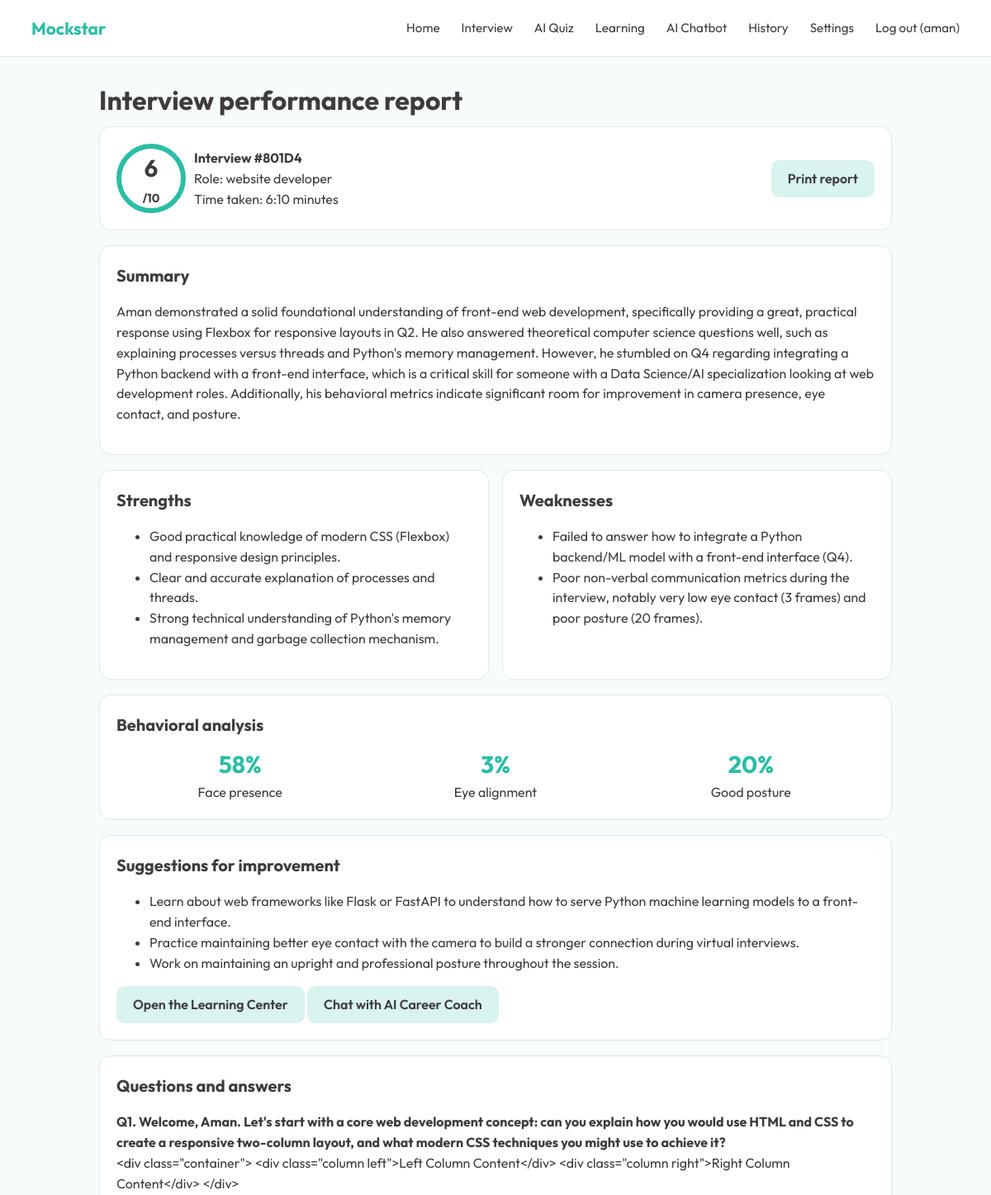
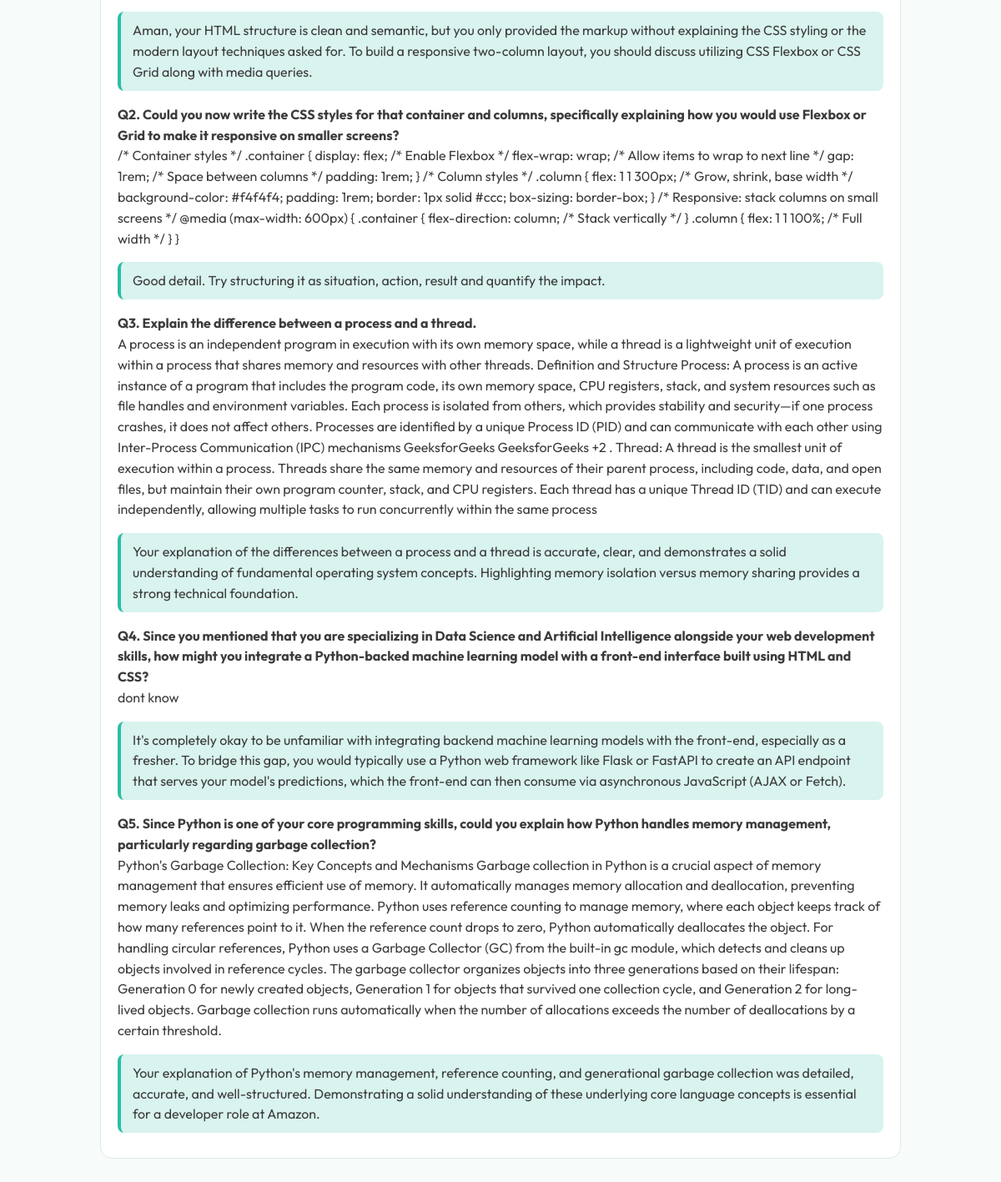
/report/801D4 (signed in), run on the app's committed database (2 pictures, top to bottom).
### tables this page shows
CREATE TABLE interviews(id TEXT PRIMARY KEY, user_id INTEGER, role TEXT, type TEXT,
            difficulty TEXT, company TEXT, jd TEXT, resume TEXT, total INTEGER, qa TEXT DEFAULT '[]',
            cv TEXT DEFAULT '{}', report TEXT, status TEXT DEFAULT 'active', score INTEGER,
            started REAL, duration INTEGER DEFAULT 0);

### app.py (the view)
@app.route("/report/<iid>")
@login_required
def report(iid):
    iv = db().execute("SELECT * FROM interviews WHERE id=? AND user_id=?", (iid, session["uid"])).fetchone()
    if not iv or not iv["report"]:
        return redirect(url_for("history"))
    return render_template("report.html", iv=iv, r=json.loads(iv["report"]), qa=json.loads(iv["qa"]),
                           cv=vision.summarize(json.loads(iv["cv"])))

### app.py (called while the page is built)
def db():
    if "db" not in g:
        g.db = sqlite3.connect(DB)
        g.db.row_factory = sqlite3.Row
    return g.db

def login_required(f):
    @wraps(f)
    def w(*a, **k):
        if "uid" not in session:
            if request.path.startswith("/api/"):
                return jsonify(error="Please log in again."), 401
            return redirect(url_for("login"))
        return f(*a, **k)
    return w

@app.context_processor
def inject_user():
    return {"user_name": session.get("name")}

### vision.py (called while the page is built)
def summarize(s: dict) -> dict:
    n = max(s.get("n", 0), 1)
    pct = lambda k: round(100 * s.get(k, 0) / n)
    return {"frames": s.get("n", 0), "face_presence": pct("face"),
            "eye_contact": pct("eyes"), "good_posture": pct("good")}

### templates/report.html
{% extends "base.html" %}{% block title %}Report · Mockstar{% endblock %}
{% block content %}<h1>Interview performance report</h1>
<div class="card row"><div class="score">{{ r.score }}<small style="font-size:.9rem">/10</small></div>
<div><b>Interview #{{ iv.id }}</b><br>Role: {{ iv.role }}<br>Time taken: {{ '%d:%02d'|format(iv.duration//60, iv.duration%60) }} minutes</div>
<button class="btn ghost" style="margin-left:auto" onclick="print()">Print report</button></div>
<div class="card"><h2>Summary</h2><p>{{ r.summary }}</p></div>
<div class="rcols"><div class="card"><h2>Strengths</h2><ul>{% for s in r.strengths %}<li>{{ s }}</li>{% endfor %}</ul></div>
<div class="card"><h2>Weaknesses</h2><ul>{% for s in r.weaknesses %}<li>{{ s }}</li>{% endfor %}</ul></div></div>
<div class="card"><h2>Behavioral analysis</h2>{% if cv.frames %}<div class="row">
<div class="stat"><b>{{ cv.face_presence }}%</b>Face presence</div><div class="stat"><b>{{ cv.eye_contact }}%</b>Eye alignment</div>
<div class="stat"><b>{{ cv.good_posture }}%</b>Good posture</div></div>{% else %}<p class="sub">No camera frames were captured for this session.</p>{% endif %}</div>
<div class="card"><h2>Suggestions for improvement</h2><ul>{% for s in r.suggestions %}<li>{{ s }}</li>{% endfor %}</ul>
<a class="btn ghost" href="{{ url_for('learning') }}">Open the Learning Center</a> <a class="btn ghost" href="{{ url_for('chatbot') }}">Chat with AI Career Coach</a></div>
<div class="card"><h2>Questions and answers</h2>{% for x in qa %}<p><b>Q{{ loop.index }}. {{ x.q }}</b><br>{{ x.a or '(not answered)' }}</p>
{% if x.feedback %}<div class="fb">{{ x.feedback }}</div>{% endif %}{% endfor %}</div>{% endblock %}

### static/style.css (style rules this page uses)
:root { --teal:#2BBDA5;--ink:#3C3C3C;--mint:#D9F3EF;--bg:#fff;--line:#dcebe8;--red:#e5484d;--amber:#f5a524;--green:#2fb36b }
* { box-sizing:border-box }
body { margin:0;font-family:'Outfit',system-ui,sans-serif;color:var(--ink);background:#f7fbfa;line-height:1.55 }
h1 { font-size:2rem;margin:.2em 0 }
h2 { font-size:1.25rem;margin:0 0 .5em }
.card { background:#fff;border:1px solid var(--line);border-radius:14px;padding:20px;margin-bottom:18px }
.btn { background:var(--teal);color:#fff;border:0;border-radius:10px;padding:10px 20px;font:inherit;font-weight:600;cursor:pointer;text-decoration:none;display:inline-block }
.btn.ghost { background:var(--mint);color:var(--ink) }
.fb { border-left:4px solid var(--teal);background:var(--mint);padding:10px 14px;border-radius:8px;margin:10px 0 }
.row { display:flex;gap:10px;flex-wrap:wrap;align-items:center }
.stat { text-align:center;flex:1 }
.stat b { font-size:1.8rem;color:var(--teal);display:block }
.score { width:84px;height:84px;border-radius:50%;border:6px solid var(--teal);display:grid;place-items:center;font-size:1.8rem;font-weight:700 }
.rcols { display:grid;grid-template-columns:1fr 1fr;gap:16px }

### data on the page
interviews: id "801D4", role "website developer", duration "6:10"

### other printed values
{{ label }} "Home" "Interview" "AI Quiz" "Learning" "AI Chatbot" "History" "Settings"
{{ user_name }} "aman"
{{ r.score }} "6"
{{ s }} "Good practical knowledge of modern CSS (Flexbox) and responsive design principles." "Clear and accurate explanation of processes and threads." "Strong technical understanding of Python's memory management and garbage collection mechanism."
{{ s }} "Failed to answer how to integrate a Python backend/ML model with a front-end interface (Q4)." "Poor non-verbal communication metrics during the interview, notably very low eye contact (3 frames) and poor posture (20 frames)."
{{ cv.face_presence }} "58"
{{ cv.eye_contact }} "3"
{{ cv.good_posture }} "20"
{{ s }} "Learn about web frameworks like Flask or FastAPI to understand how to serve Python machine learning models to a front-end interface." "Practice maintaining better eye contact with the camera to build a stronger connection during virtual interviews." "Work on maintaining an upright and professional posture throughout the session."
{{ x.a or '(not answered)' }} "<div class=\"container\"> <div class=\"column left\">Left Column Content</div> <div class=\"column right\">Right Column Content</div> </div>" "dont know"
{{ x.q }} "Could you now write the CSS styles for that container and columns, specifically explaining how you would use Flexbox or Grid to make it responsive on smaller screens?" "Explain the difference between a process and a thread." "Since Python is one of your core programming skills, could you explain how Python handles memory management, particularly regarding garbage collection?"
{{ x.feedback }} "Good detail. Try structuring it as situation, action, result and quantify the impact."
